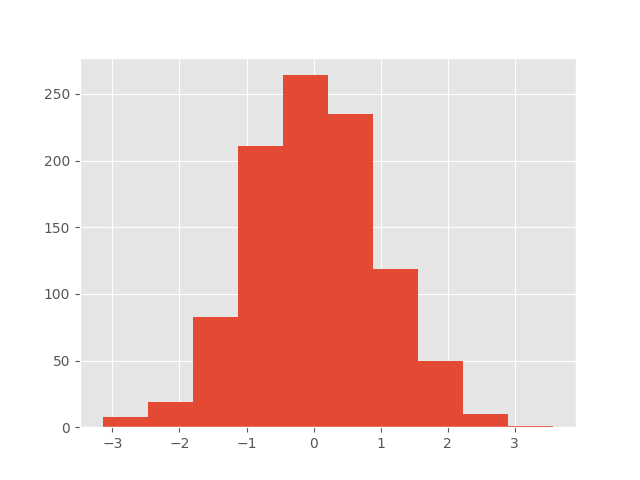

Python code for this plot:
import numpy as np
import matplotlib.pyplot as plt
plt.style.use('ggplot')

# Generate data 
rng = np.random.default_rng(50)
data = rng.normal(size=1000)

# HISTOGRAM shows FREQUENCY of values
plt.hist(data)
plt.savefig('histogram.png')
plt.close()

# Example of a more customized hist
plt.hist(data, bins=30, density=True, alpha=0.5, histtype='stepfilled', color='orchid', edgecolor='none')
plt.savefig('hist-custom.png')
plt.close()

# HEXAGONAL binnings
mean = [0, 0]
cov = [[1,1], [1,2]]
x, y = rng.multivariate_normal(mean, cov, 10000).T
plt.hexbin(x, y, gridsize=10)
cb = plt.colorbar(label='count in bin')

plt.savefig('hexbin.png')